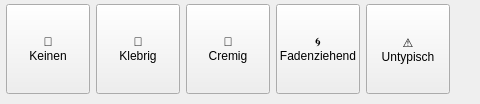
     <widget class="QWidget" name="ausflussContents"><property name="geometry"><rect><x>0</x><y>0</y><width>480</width><height>104</height></rect></property>
      <widget class="QPushButton" name="cardKeinAusfluss"><property name="geometry"><rect><x>6</x><y>4</y><width>84</width><height>90</height></rect></property><property name="checkable"><bool>true</bool></property><property name="cursor"><cursorShape>PointingHandCursor</cursorShape></property><property name="text"><string>🚫
Keinen</string></property><property name="card" stdset="0"><string>true</string></property></widget>
      <widget class="QPushButton" name="cardKlebrig"><property name="geometry"><rect><x>96</x><y>4</y><width>84</width><height>90</height></rect></property><property name="checkable"><bool>true</bool></property><property name="cursor"><cursorShape>PointingHandCursor</cursorShape></property><property name="text"><string>🍯
Klebrig</string></property><property name="card" stdset="0"><string>true</string></property></widget>
      <widget class="QPushButton" name="cardCremig"><property name="geometry"><rect><x>186</x><y>4</y><width>84</width><height>90</height></rect></property><property name="checkable"><bool>true</bool></property><property name="cursor"><cursorShape>PointingHandCursor</cursorShape></property><property name="text"><string>🤍
Cremig</string></property><property name="card" stdset="0"><string>true</string></property></widget>
      <widget class="QPushButton" name="cardFadenziehend"><property name="geometry"><rect><x>276</x><y>4</y><width>84</width><height>90</height></rect></property><property name="checkable"><bool>true</bool></property><property name="cursor"><cursorShape>PointingHandCursor</cursorShape></property><property name="text"><string>🌀
Fadenziehend</string></property><property name="card" stdset="0"><string>true</string></property></widget>
      <widget class="QPushButton" name="cardUntypisch"><property name="geometry"><rect><x>366</x><y>4</y><width>84</width><height>90</height></rect></property><property name="checkable"><bool>true</bool></property><property name="cursor"><cursorShape>PointingHandCursor</cursorShape></property><property name="text"><string>⚠️
Untypisch</string></property><property name="card" stdset="0"><string>true</string></property></widget>
     </widget>
